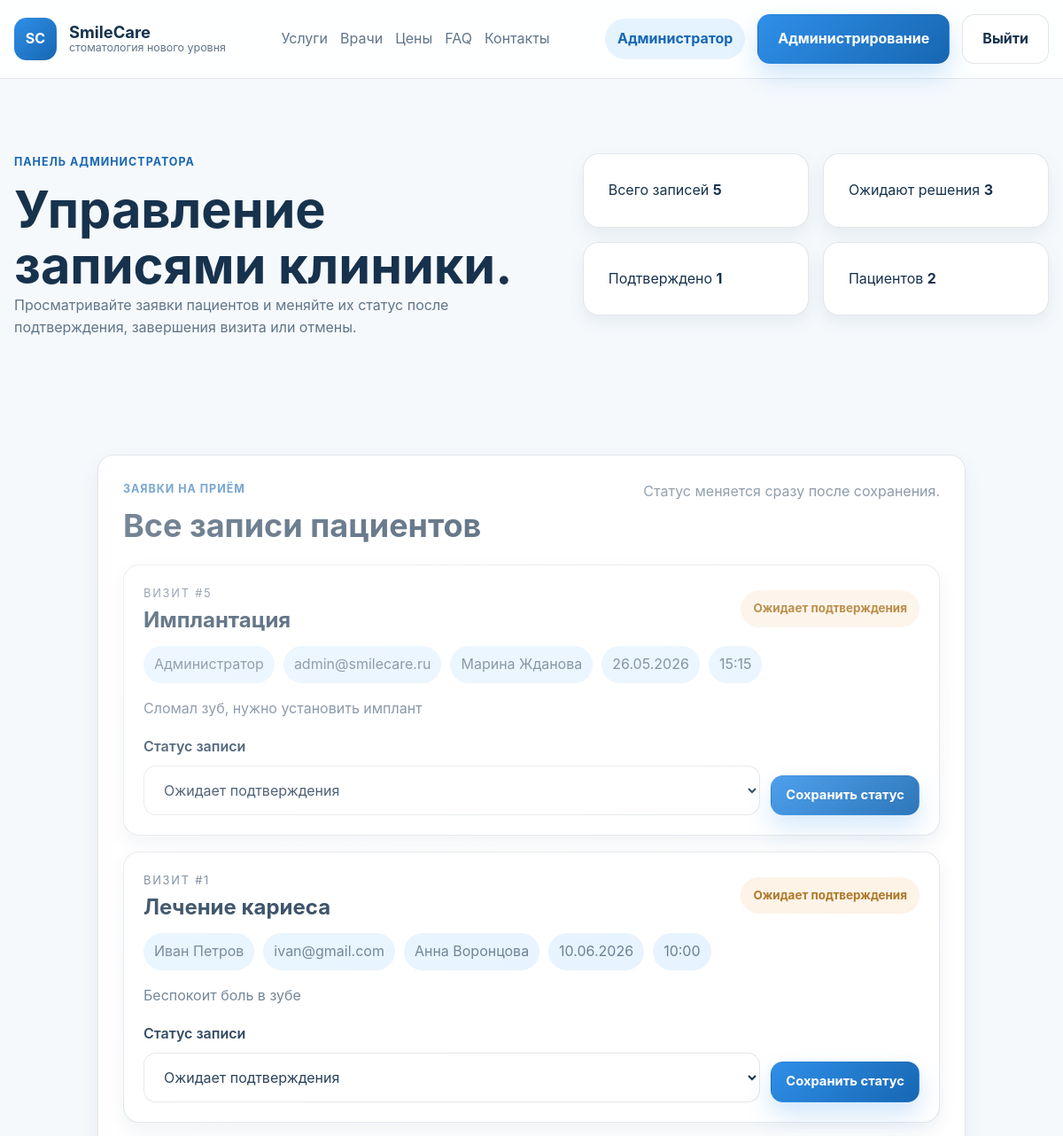
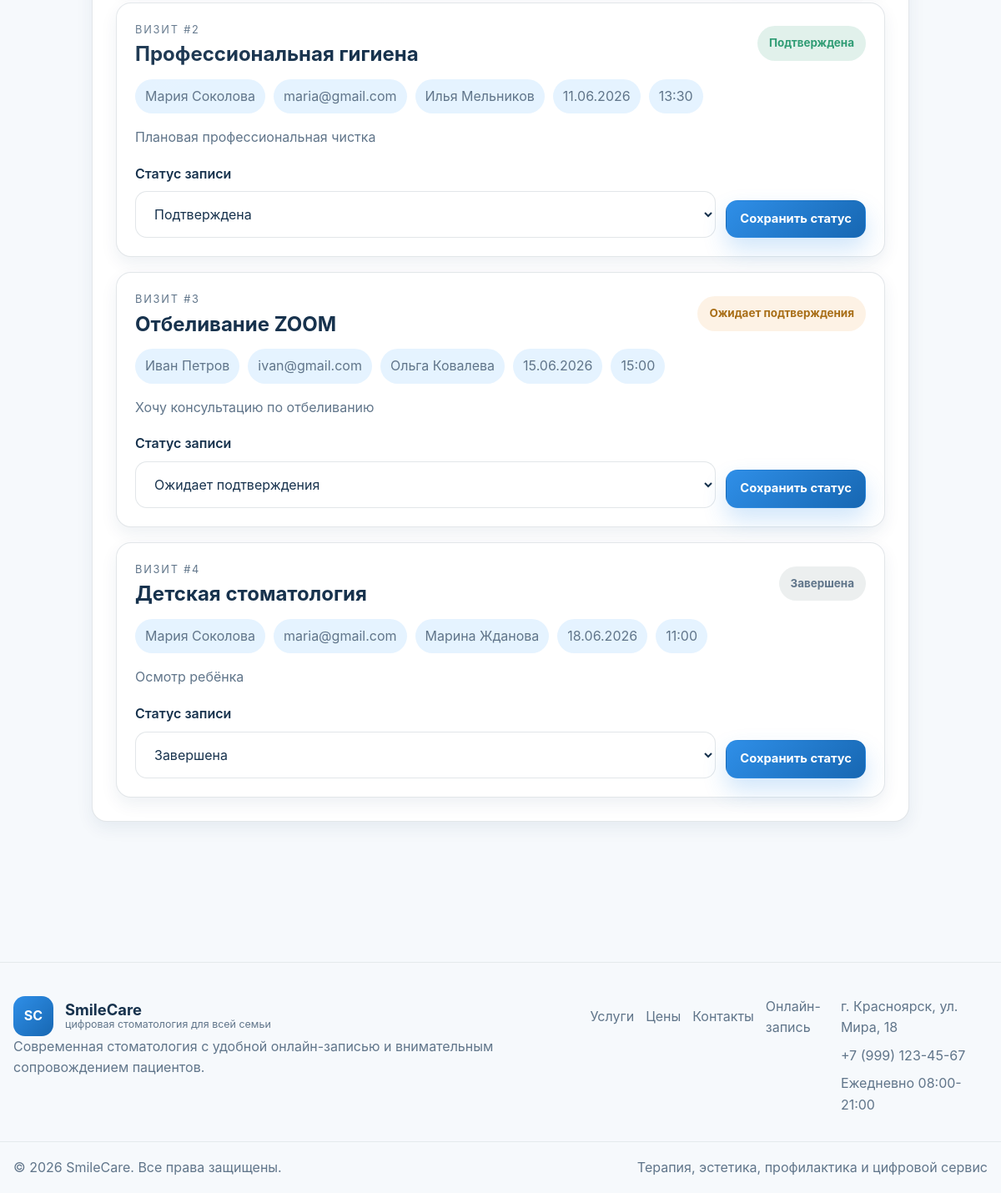
The app's page /admin.php (signed in) with its own data (2 pictures, top to bottom).
### tables this page shows
CREATE TABLE `users` (
  `id` int NOT NULL AUTO_INCREMENT,
  `role_id` int NOT NULL,
  `name` varchar(80) NOT NULL,
  `email` varchar(120) NOT NULL,
  `password_hash` varchar(255) NOT NULL,
  `created_at` datetime NOT NULL DEFAULT CURRENT_TIMESTAMP,
  PRIMARY KEY (`id`),
  UNIQUE KEY `email` (`email`),
  KEY `role_id` (`role_id`),
  CONSTRAINT `users_ibfk_1` FOREIGN KEY (`role_id`) REFERENCES `roles` (`id`)
);

CREATE TABLE `appointments` (
  `id` int NOT NULL AUTO_INCREMENT,
  `user_id` int NOT NULL,
  `service_id` int NOT NULL,
  `doctor_id` int NOT NULL,
  `status_id` int NOT NULL,
  `appointment_date` date NOT NULL,
  `appointment_time` time NOT NULL,
  `comment` varchar(500) DEFAULT NULL,
  `created_at` datetime NOT NULL DEFAULT CURRENT_TIMESTAMP,
  PRIMARY KEY (`id`),
  KEY `user_id` (`user_id`),
  KEY `service_id` (`service_id`),
  KEY `doctor_id` (`doctor_id`),
  KEY `status_id` (`status_id`),
  CONSTRAINT `appointments_ibfk_1` FOREIGN KEY (`user_id`) REFERENCES `users` (`id`) ON DELETE CASCADE,
  CONSTRAINT `appointments_ibfk_2` FOREIGN KEY (`service_id`) REFERENCES `services` (`id`),
  CONSTRAINT `appointments_ibfk_3` FOREIGN KEY (`doctor_id`) REFERENCES `doctors` (`id`),
  CONSTRAINT `appointments_ibfk_4` FOREIGN KEY (`status_id`) REFERENCES `appointment_statuses` (`id`)
);

CREATE TABLE `services` (
  `id` int NOT NULL AUTO_INCREMENT,
  `name` varchar(120) NOT NULL,
  `price` decimal(10,2) NOT NULL DEFAULT '0.00',
  `description` text,
  PRIMARY KEY (`id`)
);

CREATE TABLE `appointment_statuses` (
  `id` int NOT NULL AUTO_INCREMENT,
  `name` varchar(80) NOT NULL,
  PRIMARY KEY (`id`),
  UNIQUE KEY `name` (`name`)
);

### includes/helpers.php (called while the page is built, shortened)
<?php
function e(mixed $value): string
{
    return htmlspecialchars((string) $value, ENT_QUOTES | ENT_SUBSTITUTE, 'UTF-8');
}
function asset(string $path): string
{
    return 'assets/' . ltrim($path, '/');
}
function appointment_statuses(): array
{
    $stmt = db()->query('SELECT name FROM appointment_statuses ORDER BY id');
    $statuses = $stmt->fetchAll(PDO::FETCH_COLUMN);
    return array_map('strval', $statuses ?: []);
}
function format_date_ru(string $date): string
{
    $dateObject = DateTimeImmutable::createFromFormat('Y-m-d', $date);
    return $dateObject ? $dateObject->format('d.m.Y') : $date;
}
function format_time_ru(string $time): string
{
    if (preg_match('/^\d{2}:\d{2}:\d{2}$/', $time)) {
        return substr($time, 0, 5);
    }
    return preg_match('/^\d{2}:\d{2}$/', $time) ? $time : $time;
}
function format_appointment_datetime(array $appointment): string
{
    $date = format_date_ru((string) ($appointment['appointment_date'] ?? ''));
    $time = format_time_ru((string) ($appointment['appointment_time'] ?? ''));
    return trim($date . ' в ' . $time);
}

### includes/auth.php (called while the page is built, shortened)
<?php
function current_user(): ?array
{
    return isset($_SESSION['user']) && is_array($_SESSION['user']) ? $_SESSION['user'] : null;
}
function current_user_id(): ?int
{
    return isset($_SESSION['user']['id']) ? (int) $_SESSION['user']['id'] : null;
}
function current_user_role(): string
{
    return (string) ($_SESSION['user']['role'] ?? '');
}
function all_users(): array
{
    $stmt = db()->query(
        'SELECT u.id, u.role_id, r.name AS role, u.name, u.email, u.password_hash, u.created_at
         FROM users u
         JOIN roles r ON r.id = u.role_id
         ORDER BY u.id'
    );
    return $stmt->fetchAll();
}
function find_user_by_id(int $id): ?array
{
    $stmt = db()->prepare(
        'SELECT u.id, u.role_id, r.name AS role, u.name, u.email, u.password_hash, u.created_at
         FROM users u
         JOIN roles r ON r.id = u.role_id
         WHERE u.id = :id
         LIMIT 1'
    );
    $stmt->execute(['id' => $id]);
    $user = $stmt->fetch();
    return $user ?: null;
}
function refresh_session_user(): void
{
    $user = find_user_by_id(current_user_id() ?? 0);
}

### includes/db.php (called while the page is built, shortened)
<?php
function db(): PDO
{
    static $pdo = null;
    if ($pdo instanceof PDO) {
        return $pdo;
    }
    $dsn = sprintf(
        'mysql:host=%s;dbname=%s;charset=%s',
        DB_HOST,
        DB_NAME,
        DB_CHARSET
    );
    $pdo = new PDO($dsn, DB_USER, DB_PASSWORD, [
        PDO::ATTR_ERRMODE => PDO::ERRMODE_EXCEPTION,
        PDO::ATTR_DEFAULT_FETCH_MODE => PDO::FETCH_ASSOC,
        PDO::ATTR_EMULATE_PREPARES => false,
    ]);
    return $pdo;
}

### includes/bootstrap.php (called while the page is built, shortened)
<?php
require_once __DIR__ . '/db.php';
require_once __DIR__ . '/helpers.php';
require_once __DIR__ . '/auth.php';
require_once __DIR__ . '/appointments.php';
refresh_session_user();

### includes/appointments.php (called while the page is built, shortened)
<?php
function appointments_for_admin(): array
{
    $stmt = db()->query(
        'SELECT
            a.id,
            a.user_id,
            a.service_id,
            a.doctor_id,
            a.status_id,
            s.name AS service,
            u_doctor.name AS doctor,
            st.name AS status,
            u_patient.name AS patient_name,
            u_patient.email AS patient_email,
            a.appointment_date,
            a.appointment_time,
            a.comment,
            a.created_at
        FROM appointments a
        JOIN services s ON s.id = a.service_id
        JOIN doctors d ON d.id = a.doctor_id
        JOIN users u_doctor ON u_doctor.id = d.user_id
        JOIN users u_patient ON u_patient.id = a.user_id
        JOIN appointment_statuses st ON st.id = a.status_id
        ORDER BY a.appointment_date ASC, a.appointment_time ASC, a.id ASC'
    );
    return $stmt->fetchAll();
}
function appointment_status_class(string $status): string
{
    return match ($status) {
        'Подтверждена' => 'success',
        'Завершена' => 'muted',
        'Отменена' => 'danger',
        default => 'pending',
    };
}
function present_appointment(array $appointment): array
{
    return [
        'id' => (int) ($appointment['id'] ?? 0),
        'user_id' => (int) ($appointment['user_id'] ?? 0),
        'service' => (string) ($appointment['service'] ?? ''),
        'doctor' => (string) ($appointment['doctor'] ?? ''),
        'patient_name' => (string) ($appointment['patient_name'] ?? ''),
        'patient_email' => (string) ($appointment['patient_email'] ?? ''),
        'appointment_date' => (string) ($appointment['appointment_date'] ?? ''),
        'appointment_time' => substr((string) ($appointment['appointment_time'] ?? ''), 0, 5),
        'comment' => (string) ($appointment['comment'] ?? ''),
        'status' => (string) ($appointment['status'] ?? 'Ожидает подтверждения'),
        'created_at' => (string) ($appointment['created_at'] ?? ''),
        'date_label' => format_date_ru((string) ($appointment['appointment_date'] ?? '')),
        'time_label' => format_time_ru((string) ($appointment['appointment_time'] ?? '')),
        'datetime_label' => format_appointment_datetime($appointment),
        'status_class' => appointment_status_class((string) ($appointment['status'] ?? 'Ожидает подтверждения')),
    ];
}
    ?>

### admin.php (the view, shortened to what this page needs)
<?php
require_once __DIR__ . '/includes/bootstrap.php';
$appointments = appointments_for_admin();
$statuses = appointment_statuses();
$pendingCount = count(array_filter(
    $appointments,
    static fn(array $appointment): bool => ($appointment['status'] ?? '') === 'Ожидает подтверждения'
));
$confirmedCount = count(array_filter(
    $appointments,
    static fn(array $appointment): bool => ($appointment['status'] ?? '') === 'Подтверждена'
));
$patientsCount = count(array_filter(
    all_users(),
    static fn(array $user): bool => ($user['role'] ?? '') === 'patient'
));
$pageClass = 'admin-page';
include __DIR__ . '/includes/header.php';
?>
<main class="admin-main" data-admin-app data-status-url="api/admin/appointments/status.php">
    <section class="dashboard-hero">
        <div class="container dashboard-hero__grid">
            <div>
                <p class="section-eyebrow">Панель администратора</p>
                <h1>Управление записями клиники.</h1>
                <p class="hero-text">
                    Просматривайте заявки пациентов и меняйте их статус после подтверждения,
                    завершения визита или отмены.
                </p>
            </div>
            <div class="admin-stats">
                <article class="dashboard-stat">
                    <span>Всего записей</span>
                    <strong data-admin-total><?= e((string) count($appointments)) ?></strong>
                </article>
                <article class="dashboard-stat">
                    <span>Ожидают решения</span>
                    <strong data-admin-pending><?= e((string) $pendingCount) ?></strong>
                </article>
                <article class="dashboard-stat">
                    <span>Подтверждено</span>
                    <strong data-admin-confirmed><?= e((string) $confirmedCount) ?></strong>
                </article>
                <article class="dashboard-stat">
                    <span>Пациентов</span>
                    <strong><?= e((string) $patientsCount) ?></strong>
                </article>
            </div>
        </div>
    </section>
    <section class="section-block">
        <div class="container panel-card admin-list-card">
            <div class="panel-card__header">
                <div>
                    <p class="section-eyebrow">Заявки на приём</p>
                    <h2>Все записи пациентов</h2>
                </div>
                <p class="admin-note">Статус меняется сразу после сохранения.</p>
            </div>
            <?php if ($appointments === []): ?>
                <div class="empty-state">
                    <h3>Записей пока нет</h3>
                    <p>Новые заявки пациентов появятся здесь после оформления визита.</p>
                </div>
            <?php else: ?>
                <div class="admin-appointments-list">
                    <?php foreach ($appointments as $appointment): $view = present_appointment($appointment); ?>
                        <article class="appointment-card admin-appointment-card" data-id="<?= e((string) $view['id']) ?>">
                            <div class="appointment-card__top">
                                <div>
                                    <p class="appointment-card__eyebrow">Визит #<?= e((string) $view['id']) ?></p>
                                    <h3><?= e($view['service']) ?></h3>
                                </div>
                                <span class="status-badge status-badge--<?= e($view['status_class']) ?>" data-status-badge>
                                    <?= e($view['status']) ?>
                                </span>
                            </div>
                            <div class="appointment-card__meta">
                                <span><?= e($view['patient_name']) ?></span>
                                <span><?= e($view['patient_email']) ?></span>
                                <span><?= e($view['doctor']) ?></span>
                                <span><?= e($view['date_label']) ?></span>
                                <span><?= e($view['time_label']) ?></span>
                            </div>
                            <p class="appointment-card__comment"><?= e($view['comment'] !== '' ? $view['comment'] : 'Комментарий не указан.') ?></p>
                            <form class="admin-status-form" data-status-form>
                                <label class="field">
                                    <span>Статус записи</span>
                                    <select name="status" required>
                                        <?php foreach ($statuses as $status): ?>
                                            <option value="<?= e($status) ?>" <?= $status === $view['status'] ? 'selected' : '' ?>>
                                                <?= e($status) ?>
                                            </option>
                                        <?php endforeach; ?>
                                    </select>
                                </label>
                                <button type="submit" class="button button--primary button--small">Сохранить статус</button>
                            </form>
                        </article>
                    <?php endforeach; ?>
                </div>
            <?php endif; ?>
        </div>
    </section>
</main>
<?php include __DIR__ . '/includes/footer.php'; ?>

### includes/header.php (shortened to what this page needs)
<?php
$pageClass = $pageClass ?? '';
$user = current_user();
?>
<!DOCTYPE html>
<html lang="ru">
<head>
    <link rel="stylesheet" href="<?= e(asset('css/reset.css')) ?>">
    <link rel="stylesheet" href="<?= e(asset('css/variables.css')) ?>">
    <link rel="stylesheet" href="<?= e(asset('css/base.css')) ?>">
    <link rel="stylesheet" href="<?= e(asset('css/components.css')) ?>">
    <link rel="stylesheet" href="<?= e(asset('css/pages.css')) ?>">
</head>
<body class="<?= e($pageClass) ?>">
<div class="site-shell">
    <header class="site-header">
        <div class="container header-shell">
            <a href="index.php" class="brand" aria-label="На главную SmileCare">
                <span class="brand__mark">SC</span>
                <span class="brand__text">
                    <strong>SmileCare</strong>
                    <small>стоматология нового уровня</small>
                </span>
            </a>
            <nav class="site-nav" id="site-nav" data-site-nav>
                <a href="index.php#services">Услуги</a>
                <a href="index.php#doctors">Врачи</a>
                <a href="index.php#prices">Цены</a>
                <a href="index.php#faq">FAQ</a>
                <a href="index.php#contacts">Контакты</a>
            </nav>
            <div class="header-actions">
                <?php if ($user !== null): ?>
                    <span class="user-pill"><?= e($user['name']) ?></span>
                    <?php if (current_user_role() === 'admin'): ?>
                        <a href="admin.php" class="button button--primary">Администрирование</a>
                    <?php else: ?>
                        <a href="dashboard.php" class="button button--ghost">Кабинет</a>
                        <a href="appointments.php" class="button button--primary">Записи</a>
                    <?php endif; ?>
                    <a href="logout.php" class="button button--ghost">Выйти</a>
                <?php else: ?>
                    <a href="login.php" class="button button--ghost">Войти</a>
                    <a href="register.php" class="button button--primary">Регистрация</a>
                <?php endif; ?>
            </div>
        </div>
    </header>

### records on screen
users: name "Администратор"
appointments: id "5", service.name "Имплантация", status.name "Ожидает подтверждения", user.name "Администратор", user.email "admin@smilecare.ru", users.name "Марина Жданова", date_label "26.05.2026", time_label "15:15", comment "Сломал зуб, нужно установить имплант", status "Ожидает подтверждения"
appointments: id "1", service.name "Лечение кариеса", status.name "Ожидает подтверждения", user.name "Иван Петров", user.email "ivan@gmail.com", users.name "Анна Воронцова", date_label "10.06.2026", time_label "10:00", comment "Беспокоит боль в зубе", status "Ожидает подтверждения"
appointments: id "2", service.name "Профессиональная гигиена", status.name "Подтверждена", user.name "Мария Соколова", user.email "maria@gmail.com", users.name "Илья Мельников", date_label "11.06.2026", time_label "13:30", comment "Плановая профессиональная чистка", status "Подтверждена"
appointments: id "3", service.name "Отбеливание ZOOM", status.name "Ожидает подтверждения", user.name "Иван Петров", user.email "ivan@gmail.com", users.name "Ольга Ковалева", date_label "15.06.2026", time_label "15:00", comment "Хочу консультацию по отбеливанию", status "Ожидает подтверждения"
appointments: id "4", service.name "Детская стоматология", status.name "Завершена", user.name "Мария Соколова", user.email "maria@gmail.com", users.name "Марина Жданова", date_label "18.06.2026", time_label "11:00", comment "Осмотр ребёнка", status "Завершена"

### other values on screen
count($appointments) "5"
$pendingCount "3"
$confirmedCount "1"
$patientsCount "2"
